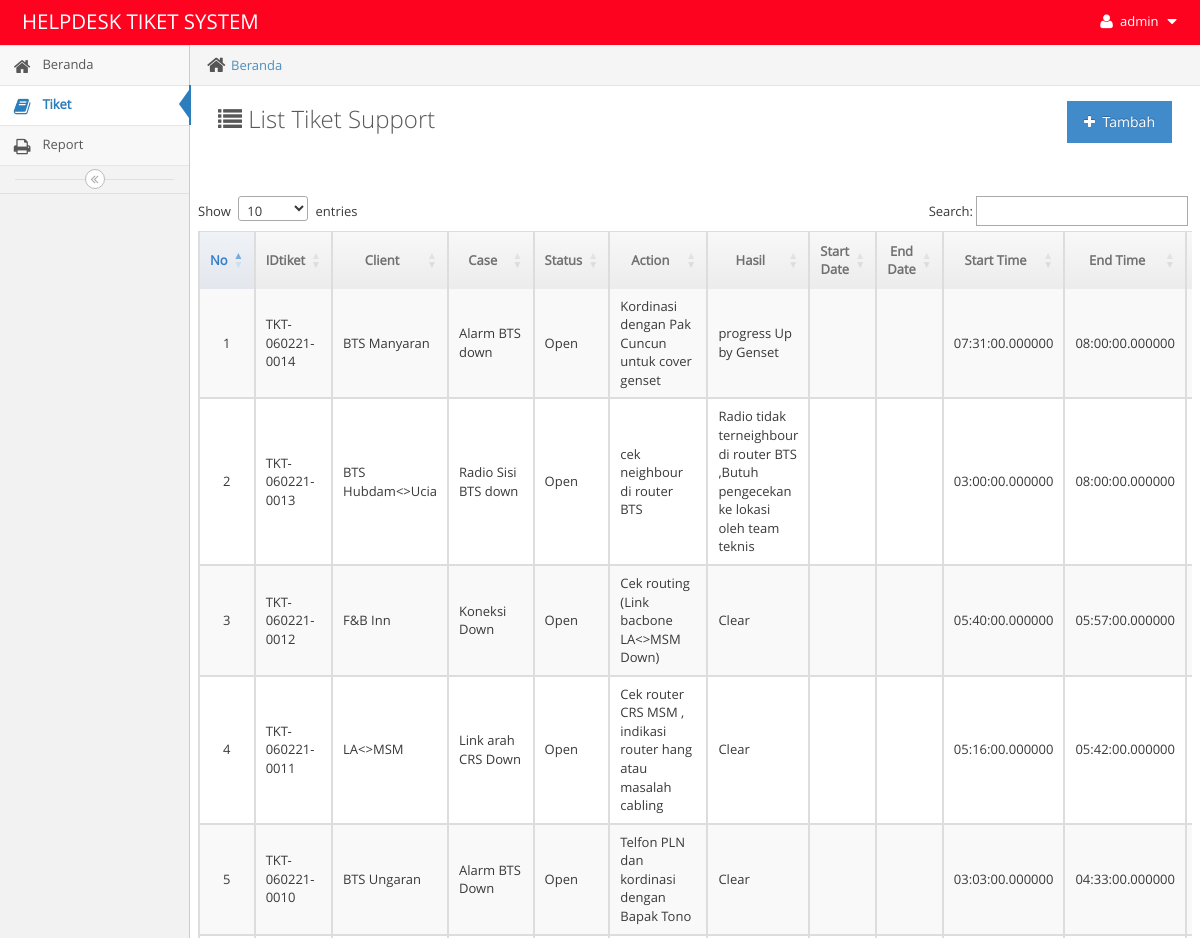
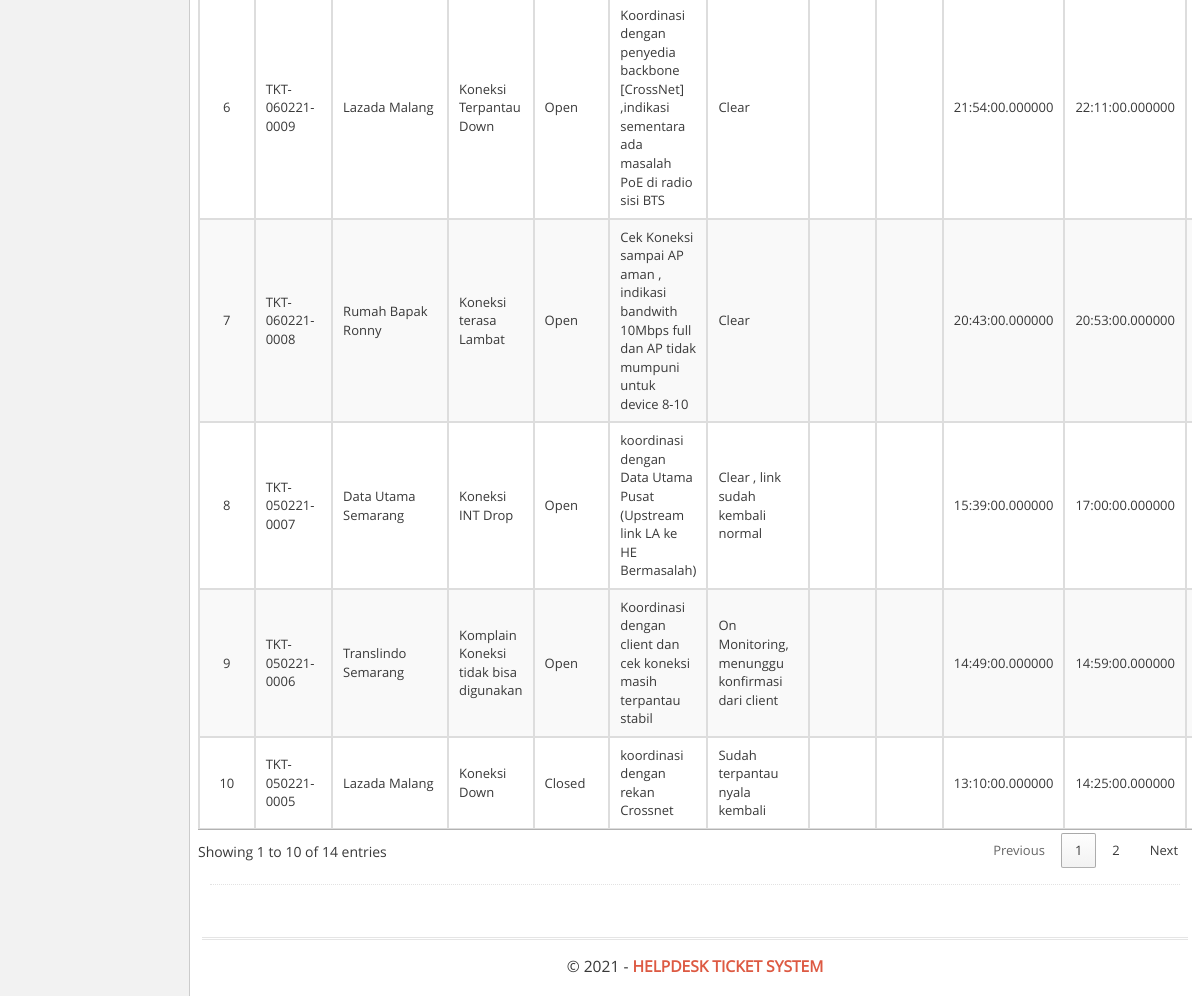
Screenshot of /main.php?module=tiket (signed in) with the database file from the repository (2 pictures, top to bottom).
### tables this page shows
CREATE TABLE `tiket` (
  `idtiket` varchar(200) NOT NULL,
  `departemen` varchar(100) DEFAULT 'HELPDESK',
  `nama` varchar(100) NOT NULL,
  `email` varchar(100) NOT NULL,
  `client` varchar(100) NOT NULL,
  `problem` varchar(100) NOT NULL,
  `status` enum('Open','Closed') NOT NULL DEFAULT 'Open',
  `action` varchar(100) NOT NULL,
  `hasil` varchar(200) NOT NULL,
  `date` date NOT NULL,
  `createdate` timestamp NOT NULL DEFAULT CURRENT_TIMESTAMP,
  `starttime` time(6) NOT NULL,
  `endtime` time(6) NOT NULL,
  `id_user` int(10) NOT NULL,
  `updatedate` timestamp NOT NULL DEFAULT CURRENT_TIMESTAMP,
  `updateuser` int(10) NOT NULL,
  `attachment` blob,
  `priority` varchar(100) NOT NULL,
  `solveby` int(10) DEFAULT NULL
);

### modules/tiket/view.php (the view, shortened to what this page needs)
<div class="breadcrumbs breadcrumbs-fixed" id="breadcrumbs">
    <ul class="breadcrumb">
        <li>
            <i class="ace-icon fa fa-home home-icon"></i>
            <a href="?module=beranda">Beranda</a>
        </li>
    </ul>
</div>
<div class="page-content">
    <div class="page-header">
        <h1 style="color:#585858">
            <i class="ace-icon fa fa-list"></i> List Tiket Support
            <a href="?module=form_tiket&form=add">
                <button class="btn btn-primary pull-right">
                    <i class="ace-icon fa fa-plus"></i> Tambah
                </button>
            </a>
        </h1>
        <br>
        <br>
<br>
    <div class="row">
        <div class="col-xs-12">
            <div class="row">
                <div class="col-xs-12">
                    <div>
                        <div class="row">
                                <table id="dynamic-table" class="table table-striped table-bordered table-hover">
                            <thead>
                                <tr>
                                    <th class='center'>No</th>
                                    <th class='center'>IDtiket</th>
                                    <th class='center'>Client</th>
									<th class="center" >Case</th>
                                    <th class="center" >Status</th>
                                    <th class='center'>Action</th>
									<th class='center'>Hasil</th>
									<th class='center'>Start Date</th>
									<th class='center'>End Date</th>
									<th class='center'>Start Time</th>
									<th class='center'>End Time</th>
                                    <th class='center'></th>
                                </tr>
                            </thead>
                            <?php
                            $no = 1;
                            $query = mysqli_query($mysqli, "SELECT
  *
FROM
  tiket
GROUP BY idtiket DESC
")
                                                or die('Ada kesalahan pada query tampil Data: '.mysqli_error($mysqli));
                            while ($data = mysqli_fetch_assoc($query)) {
                                 if ($data['status']=="Isi") {
                                    $warna = "#f2dede";
                                } else {
                                    $warna = "";
                                }
                            ?>
                          <tr>
                                    <td width="10" class="center"><?php echo $no; ?></td>
                                    <td width="100"><?php echo $data['idtiket']; ?></td>
                                    <td width="100"><?php echo $data['client']; ?></td>
                                    <td width="100"><?php echo $data['problem']; ?></td>
                                    <td width="100" style="background:<?php echo $warna; ?>"><?php echo $data['status']; ?></td>
					                <td width="100"><?php echo $data['action']; ?></td>
									<td width="100"><?php echo $data['hasil']; ?></td>
									<td width="100"><?php echo $data['startdate']; ?></td>
									<td width="100"><?php echo $data['enddate']; ?></td>
									<td width="10"><?php echo $data['starttime']; ?></td>
									<td width="10"><?php echo $data['endtime']; ?></td>
                                    <td class='center' width='55'>
                                    </td>
                                    </div>
                                    </div>
                                </tr>
                            <?php
                                $no++;
                            } ?>

### rows the page displays
tiket: idtiket "TKT-060221-0014", client "BTS Manyaran", problem "Alarm BTS down", status "Open", action "Kordinasi dengan Pak Cuncun untuk cover genset", hasil "progress Up by Genset", starttime "07:31:00.000000", endtime "08:00:00.000000"
tiket: idtiket "TKT-060221-0013", client "BTS Hubdam<>Ucia", problem "Radio Sisi BTS down", status "Open", action "cek neighbour di router BTS", hasil "Radio tidak terneighbour di router BTS ,Butuh pengecekan ke lokasi oleh team teknis", starttime "03:00:00.000000", endtime "08:00:00.000000"
tiket: idtiket "TKT-060221-0012", client "F&B Inn", problem "Koneksi Down", status "Open", action "Cek routing (Link bacbone LA<>MSM Down)", hasil "Clear", starttime "05:40:00.000000", endtime "05:57:00.000000"
tiket: idtiket "TKT-060221-0011", client "LA<>MSM", problem "Link arah CRS Down", status "Open", action "Cek router CRS MSM , indikasi router hang atau masalah cabling", hasil "Clear", starttime "05:16:00.000000", endtime "05:42:00.000000"
tiket: idtiket "TKT-060221-0010", client "BTS Ungaran", problem "Alarm BTS Down", status "Open", action "Telfon PLN dan kordinasi dengan Bapak Tono", hasil "Clear", starttime "03:03:00.000000", endtime "04:33:00.000000"
tiket: idtiket "TKT-060221-0009", client "Lazada Malang", problem "Koneksi Terpantau Down", status "Open", action "Koordinasi dengan penyedia backbone [CrossNet] ,indikasi sementara ada masalah PoE di radio sisi BTS", hasil "Clear", starttime "21:54:00.000000", endtime "22:11:00.000000"
tiket: idtiket "TKT-060221-0008", client "Rumah Bapak Ronny", problem "Koneksi terasa Lambat", status "Open", action "Cek Koneksi sampai AP aman , indikasi bandwith 10Mbps full dan AP tidak mumpuni untuk device 8-10", hasil "Clear", starttime "20:43:00.000000", endtime "20:53:00.000000"
tiket: idtiket "TKT-050221-0007", client "Data Utama Semarang", problem "Koneksi INT Drop", status "Open", action "koordinasi dengan Data Utama Pusat (Upstream link LA ke HE Bermasalah)", hasil "Clear , link sudah kembali normal", starttime "15:39:00.000000", endtime "17:00:00.000000"
tiket: idtiket "TKT-050221-0006", client "Translindo Semarang", problem "Komplain Koneksi tidak bisa digunakan", status "Open", action "Koordinasi dengan client dan cek koneksi masih terpantau stabil", hasil "On Monitoring, menunggu konfirmasi dari client", starttime "14:49:00.000000", endtime "14:59:00.000000"
tiket: idtiket "TKT-050221-0005", client "Lazada Malang", problem "Koneksi Down", status "Closed", action "koordinasi dengan rekan Crossnet", hasil "Sudah terpantau nyala kembali", starttime "13:10:00.000000", endtime "14:25:00.000000"

### other values shown
$_SESSION['username'] "admin"
